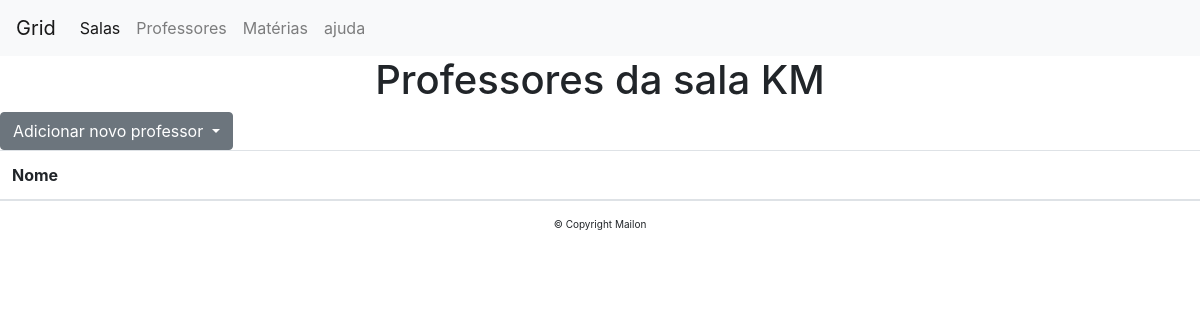
Page /classroom_teachers?classroom_id=1&classroom_name=KM on the earlier database version.
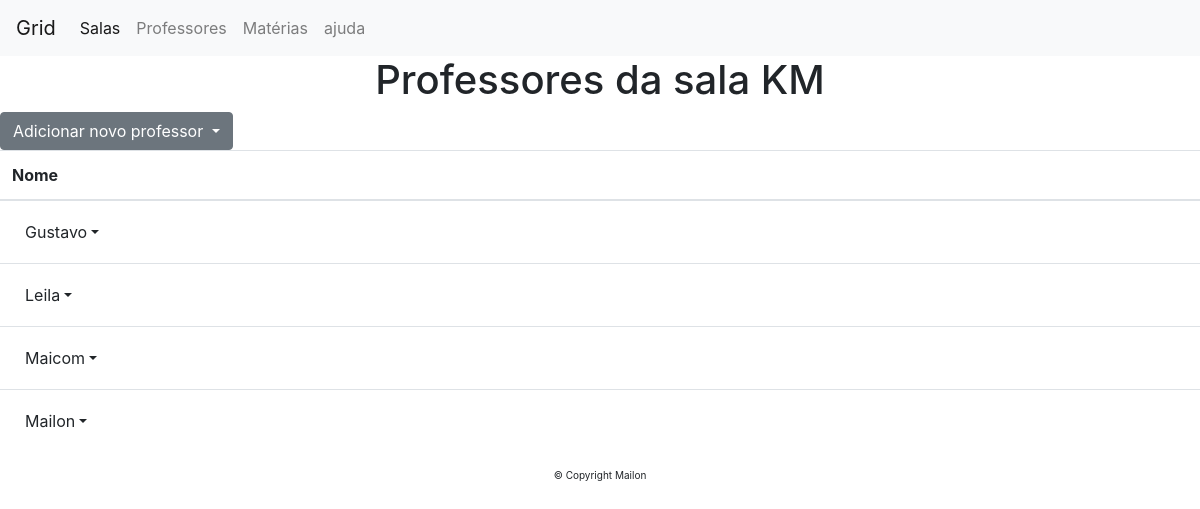
Same page on the later database version.
### tables this page shows
CREATE TABLE teachers(id INTEGER, name TEXT, PRIMARY KEY(id));

### grid.py (the view)
@app.route("/classroom_teachers")
def classroom_teachers():
    classroom_id = request.args.get('classroom_id')
    classroom_name = request.args.get('classroom_name')
    with sqlite3.connect(DATABASE_NAME) as _db:
        cursor = _db.cursor()
        cursor.execute('SELECT id, teacher_id FROM ' + TABLE_CLASSROOM_TEACHERS + ' WHERE classroom_id = ' + classroom_id)
        teachers = list(cursor)
        named_teachers = []
        for teacher in teachers:
            name = list(cursor.execute('SELECT name FROM teachers WHERE id = %d'%(teacher[1])))[0][0]
            named_teacher = [*teacher, name]
            named_teachers.append(named_teacher)
        teachers = named_teachers
        cursor = _db.execute('SELECT id, name FROM teachers')
        school_teachers = list(cursor)
        cursor.close()
    return render_template('classroom_teachers.html',classroom_name=classroom_name,classroom_id=classroom_id,teachers=teachers,school_teachers=school_teachers)

### templates/classroom_teachers.html (shortened to what this page needs)
{% extends "layout.html" %}
{% block main_title %}Professores da sala {{ classroom_name }}{% endblock %}
{% block main %}
<div class="dropdown">
	<button class="btn btn-secondary dropdown-toggle" type="button" id="dropdownForm" data-toggle="dropdown" aria-haspopup="true" aria-expanded="false">
		Adicionar novo professor
	</button>
</div>
<table class="table">
	<thead>
		<tr>
			<th>Nome</th>
		</tr>
	</thead>
	<tbody>
		{% for teacher in teachers %}
		<tr>
			<td>
				<div class="dropdown">
					<button class="btn btn-secundary dropdown-toggle" type="button" id="dropdownMenuClassroomTeachers" data-toggle="dropdown" aria-haspopup="true" aria-expanded="false">{{ teacher[2] }}</button>
				</div>
			</td>
		</tr>
		{% endfor %}
	</tbody>
</table>
{% endblock %}

Differences in the rows shown:
now on this page (row unchanged): teachers: name "Gustavo"
added teachers: name "Leila"
added teachers: name "Maicom"
now on this page (row unchanged): teachers: name "Mailon"
